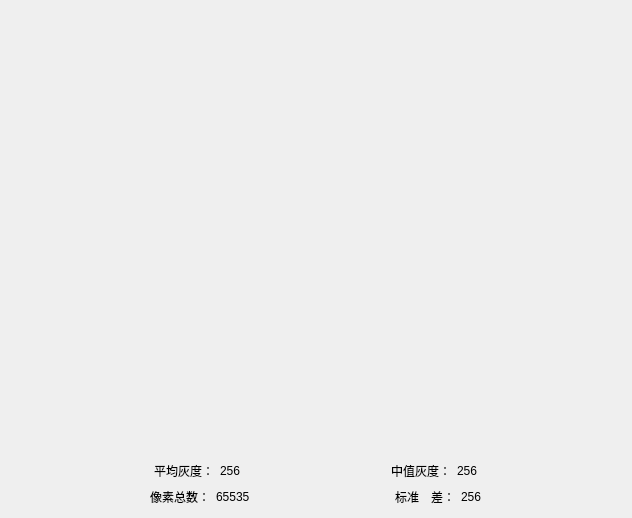
<?xml version="1.0" encoding="UTF-8"?>
<ui version="4.0">
 <class>GrayInfoWidget</class>
 <widget class="QWidget" name="GrayInfoWidget">
  <property name="geometry">
   <rect>
    <x>0</x>
    <y>0</y>
    <width>632</width>
    <height>518</height>
   </rect>
  </property>
  <property name="sizePolicy">
   <sizepolicy hsizetype="Maximum" vsizetype="Preferred">
    <horstretch>0</horstretch>
    <verstretch>0</verstretch>
   </sizepolicy>
  </property>
  <property name="windowTitle">
   <string>灰度信息</string>
  </property>
  <layout class="QVBoxLayout" name="verticalLayout">
   <item>
    <widget class="QLabel" name="_grayGraLab">
     <property name="sizePolicy">
      <sizepolicy hsizetype="Preferred" vsizetype="Expanding">
       <horstretch>0</horstretch>
       <verstretch>0</verstretch>
      </sizepolicy>
     </property>
     <property name="text">
      <string/>
     </property>
    </widget>
   </item>
   <item>
    <widget class="QLabel" name="_grayShowLab">
     <property name="sizePolicy">
      <sizepolicy hsizetype="Preferred" vsizetype="Maximum">
       <horstretch>0</horstretch>
       <verstretch>0</verstretch>
      </sizepolicy>
     </property>
     <property name="text">
      <string/>
     </property>
    </widget>
   </item>
   <item>
    <layout class="QHBoxLayout" name="_infoHBLayout">
     <property name="sizeConstraint">
      <enum>QLayout::SetDefaultConstraint</enum>
     </property>
     <item>
      <spacer name="horizontalSpacer_4">
       <property name="orientation">
        <enum>Qt::Horizontal</enum>
       </property>
       <property name="sizeHint" stdset="0">
        <size>
         <width>40</width>
         <height>20</height>
        </size>
       </property>
      </spacer>
     </item>
     <item>
      <widget class="QLabel" name="_grayInfoLab">
       <property name="text">
        <string>平均灰度：</string>
       </property>
      </widget>
     </item>
     <item>
      <widget class="QLabel" name="_grayLab">
       <property name="text">
        <string>256</string>
       </property>
      </widget>
     </item>
     <item>
      <spacer name="horizontalSpacer_2">
       <property name="orientation">
        <enum>Qt::Horizontal</enum>
       </property>
       <property name="sizeHint" stdset="0">
        <size>
         <width>40</width>
         <height>20</height>
        </size>
       </property>
      </spacer>
     </item>
     <item>
      <widget class="QLabel" name="_midInfoLab">
       <property name="text">
        <string>中值灰度：</string>
       </property>
      </widget>
     </item>
     <item>
      <widget class="QLabel" name="_midLab">
       <property name="text">
        <string>256</string>
       </property>
      </widget>
     </item>
     <item>
      <spacer name="horizontalSpacer_3">
       <property name="orientation">
        <enum>Qt::Horizontal</enum>
       </property>
       <property name="sizeHint" stdset="0">
        <size>
         <width>40</width>
         <height>20</height>
        </size>
       </property>
      </spacer>
     </item>
    </layout>
   </item>
   <item>
    <layout class="QHBoxLayout" name="_pixelInfoHBLayout">
     <item>
      <spacer name="horizontalSpacer_7">
       <property name="orientation">
        <enum>Qt::Horizontal</enum>
       </property>
       <property name="sizeHint" stdset="0">
        <size>
         <width>40</width>
         <height>20</height>
        </size>
       </property>
      </spacer>
     </item>
     <item>
      <widget class="QLabel" name="_pixelInfoLab">
       <property name="text">
        <string>像素总数：</string>
       </property>
      </widget>
     </item>
     <item>
      <widget class="QLabel" name="_pixelCntLab">
       <property name="text">
        <string>65535</string>
       </property>
      </widget>
     </item>
     <item>
      <spacer name="horizontalSpacer">
       <property name="orientation">
        <enum>Qt::Horizontal</enum>
       </property>
       <property name="sizeHint" stdset="0">
        <size>
         <width>40</width>
         <height>20</height>
        </size>
       </property>
      </spacer>
     </item>
     <item>
      <widget class="QLabel" name="_stdInfoLab">
       <property name="text">
        <string>标准　差：</string>
       </property>
      </widget>
     </item>
     <item>
      <widget class="QLabel" name="_stdLab">
       <property name="text">
        <string>256</string>
       </property>
      </widget>
     </item>
     <item>
      <spacer name="horizontalSpacer_6">
       <property name="orientation">
        <enum>Qt::Horizontal</enum>
       </property>
       <property name="sizeHint" stdset="0">
        <size>
         <width>40</width>
         <height>20</height>
        </size>
       </property>
      </spacer>
     </item>
    </layout>
   </item>
  </layout>
 </widget>
 <resources/>
 <connections/>
</ui>
